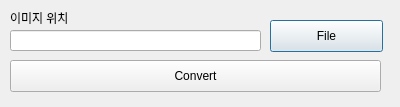
<?xml version="1.0" encoding="UTF-8"?>
<ui version="4.0">
 <class>Dialog</class>
 <widget class="QDialog" name="Dialog">
  <property name="geometry">
   <rect>
    <x>0</x>
    <y>0</y>
    <width>400</width>
    <height>107</height>
   </rect>
  </property>
  <property name="windowTitle">
   <string>CIC</string>
  </property>
  <widget class="QLineEdit" name="edit_file">
   <property name="geometry">
    <rect>
     <x>10</x>
     <y>30</y>
     <width>251</width>
     <height>21</height>
    </rect>
   </property>
   <property name="readOnly">
    <bool>true</bool>
   </property>
  </widget>
  <widget class="QLabel" name="label">
   <property name="geometry">
    <rect>
     <x>10</x>
     <y>10</y>
     <width>60</width>
     <height>16</height>
    </rect>
   </property>
   <property name="text">
    <string>이미지 위치</string>
   </property>
  </widget>
  <widget class="QPushButton" name="btn_file">
   <property name="geometry">
    <rect>
     <x>270</x>
     <y>20</y>
     <width>113</width>
     <height>32</height>
    </rect>
   </property>
   <property name="text">
    <string>File</string>
   </property>
  </widget>
  <widget class="QPushButton" name="btn_convert">
   <property name="geometry">
    <rect>
     <x>10</x>
     <y>60</y>
     <width>371</width>
     <height>32</height>
    </rect>
   </property>
   <property name="text">
    <string>Convert</string>
   </property>
  </widget>
 </widget>
 <resources/>
 <connections>
  <connection>
   <sender>btn_file</sender>
   <signal>clicked()</signal>
   <receiver>Dialog</receiver>
   <slot>slot_file()</slot>
   <hints>
    <hint type="sourcelabel">
     <x>324</x>
     <y>29</y>
    </hint>
    <hint type="destinationlabel">
     <x>337</x>
     <y>103</y>
    </hint>
   </hints>
  </connection>
  <connection>
   <sender>btn_convert</sender>
   <signal>clicked()</signal>
   <receiver>Dialog</receiver>
   <slot>slot_convert()</slot>
   <hints>
    <hint type="sourcelabel">
     <x>153</x>
     <y>73</y>
    </hint>
    <hint type="destinationlabel">
     <x>152</x>
     <y>12</y>
    </hint>
   </hints>
  </connection>
 </connections>
 <slots>
  <slot>slot_file()</slot>
  <slot>slot_convert()</slot>
 </slots>
</ui>
